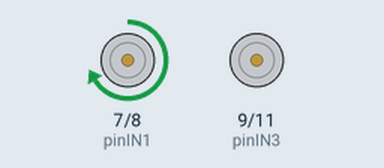
Bench run of a sketch on a simulated Arduino Uno, built with avr-gcc and run on an emulated ATmega328P. Shown: motor-driver pin pairs drawn as motors (green arrow = first pin HIGH = forward, orange = second pin HIGH = backward, longer = more drive, scaled by the enable pin). What the sketch prints to the serial monitor is not drawn.

Above: at 4.1 s.
At 8.1 s:
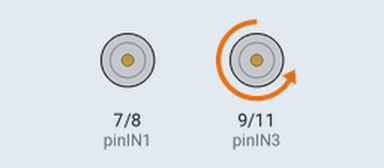
At 11.1 s:
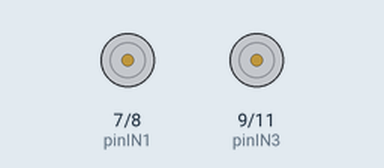
Timing chart, 0 to 15.2 s (numbered marks = the images above):
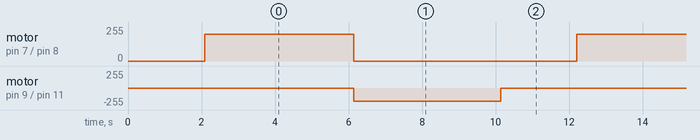

Measured:
- by itself, motor on pin 7 (pinIN1) / pin 8 (pinIN2): alternates forward 200/255 for 4.1 s and stopped for 6.1 s
- by itself, motor on pin 9 (pinIN3) / pin 11 (pinIN4): alternates backward 200/255 for 4.0 s and stopped for 6.1 s

The sketch:

motor_test.ino
```cpp
// ============================================================
//  motor_test.ino — isolated test script for AutoClaw DC Motors
//
//  Nạp code này vào Arduino để kiểm tra hoạt động độc lập
//  của cụm bánh trái và cụm bánh phải.
// ============================================================

// Định nghĩa chân cắm L298N
const int pinENA = 5;   // Điều tốc Motor Trái (PWM)
const int pinIN1 = 7;   // Hướng 1 Motor Trái
const int pinIN2 = 8;   // Hướng 2 Motor Trái

const int pinENB = 6;   // Điều tốc Motor Phải (PWM)
const int pinIN3 = 9;   // Hướng 1 Motor Phải
const int pinIN4 = 11;  // Hướng 2 Motor Phải

void setup() {
  Serial.begin(9600);

  pinMode(pinENA, OUTPUT);
  pinMode(pinIN1, OUTPUT);
  pinMode(pinIN2, OUTPUT);

  pinMode(pinENB, OUTPUT);
  pinMode(pinIN3, OUTPUT);
  pinMode(pinIN4, OUTPUT);

  Serial.println("=== BAT DAU KIEM TRA DONG CO ===");
  Serial.println("GHI CHU: Hãy kê cao bánh xe lên để kiểm tra an toàn!");
  delay(2000);
}

void stopAll() {
  analogWrite(pinENA, 0);
  analogWrite(pinENB, 0);
  digitalWrite(pinIN1, LOW);
  digitalWrite(pinIN2, LOW);
  digitalWrite(pinIN3, LOW);
  digitalWrite(pinIN4, LOW);
}

void loop() {
  // ──────────────────────────────────────────────────────────
  // TEST 1: CHỈ QUAY CỤM BÁNH BÊN TRÁI (LEFT SIDE WHEELS)
  // ──────────────────────────────────────────────────────────
  Serial.println("\n>>> TEST 1: KICH HOAT CU M BANH TRAI (TIEN) <<<");
  Serial.println("Chân kích hoạt: ENA (chân 5) = PWM 200, IN1 = HIGH, IN2 = LOW");

  stopAll();
  analogWrite(pinENA, 200); // Tốc độ trung bình
  digitalWrite(pinIN1, HIGH);
  digitalWrite(pinIN2, LOW);

  delay(4000); // Chạy 4 giây

  // ──────────────────────────────────────────────────────────
  // TEST 2: CHỈ QUAY CỤM BÁNH BÊN PHẢI (RIGHT SIDE WHEELS)
  // ──────────────────────────────────────────────────────────
  Serial.println("\n>>> TEST 2: KICH HOAT CU M BANH PHAI (TIEN) <<<");
  Serial.println("Chân kích hoạt: ENB (chân 6) = PWM 200, IN3 = LOW, IN4 = HIGH");

  stopAll();
  analogWrite(pinENB, 200); // Tốc độ trung bình
  digitalWrite(pinIN3, LOW);
  digitalWrite(pinIN4, HIGH);

  delay(4000); // Chạy 4 giây

  // Dừng lại nghỉ 2 giây rồi lặp lại
  stopAll();
  Serial.println("\n--- Tạm dừng 2 giây trước khi lặp lại chu kỳ ---");
  delay(2000);
}
```
